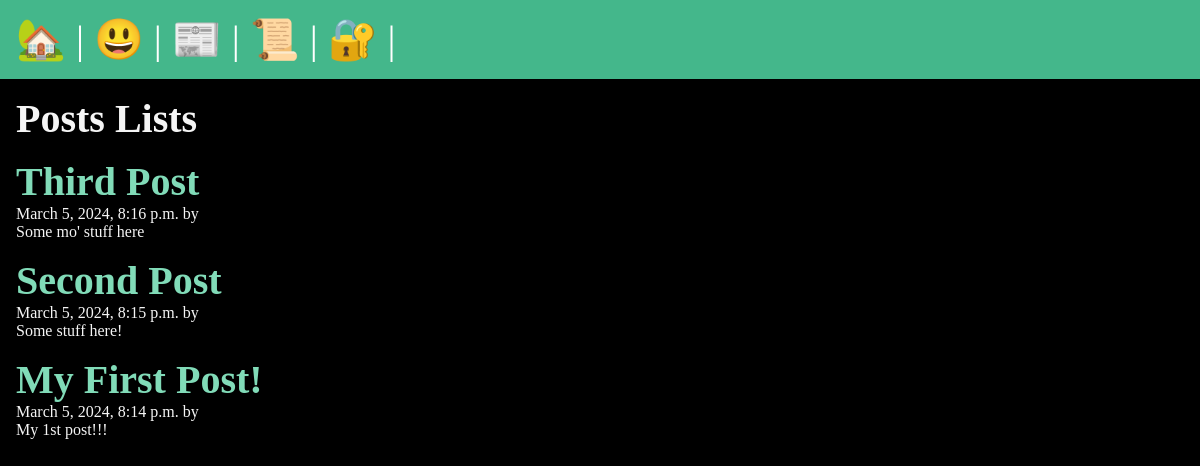
The page /posts/ on the database as committed earlier.
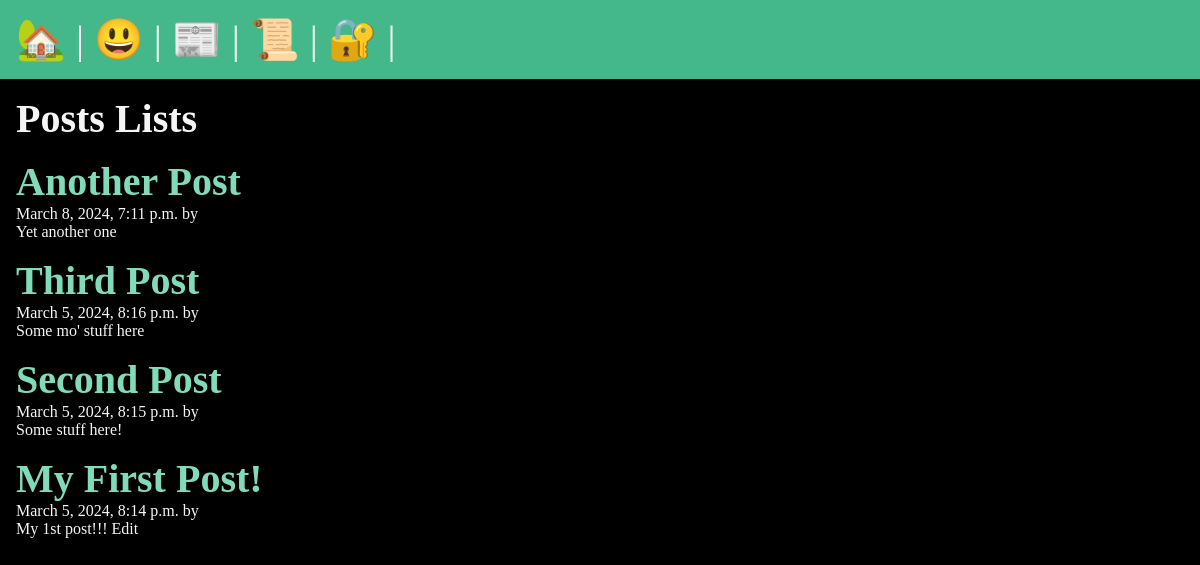
The same page on the database as committed later.
### posts/models.py (models this page shows, shortened)
class Post(models.Model):
    title = models.CharField(max_length=75)
    body = models.TextField()
    slug = models.SlugField()
    date = models.DateTimeField(auto_now_add=True)
    banner = models.ImageField(default='fallback.png', blank=True)
    author = models.ForeignKey(User, on_delete=models.CASCADE, default=None)

### posts/views.py (the view)
# urls.py: path('', views.posts_list, name='list'),
def posts_list(request):
    posts = Post.objects.all().order_by('-date')
    return render(request, 'posts/posts_list.html', {'posts':posts})

### posts/templates/posts/posts_list.html (shortened to what this page needs)
{% extends 'layout.html' %}
{% block content %}
    <section>
        <h1>Posts Lists</h1>
        {% for post in posts %}
            <article class="post">
                <h2>
                    <a href="{% url 'posts:page' slug=post.slug %}">
                        {{ post.title }}
                    </a>
                </h2>
                <p>{{ post.date }} by {{ post.author }}</p>
                <p>{{ post.body }}</p>
            </article>
        {% endfor %}
    </section>
{% endblock content %}

### templates/layout.html (shortened to what this page needs)
<!DOCTYPE html>
{% load static %}
<html lang="en">
<head>
    <link rel="stylesheet" href="{% static 'css/styles.css' %}">
</head>
<body>
    <nav>
        <a href="{% url 'home' %}">
            <span role="img" aria-label="home">🏡</span>
        </a> |
        <a href="{% url 'about' %}">
            <span role="img" aria-label="about">😃</span>
        </a> |
        <a href="{% url 'posts:list'  %}">
            <span role="img" aria-label="post-list">📰</span>
        </a> |
        {% if user.is_authenticated %}
            <a href="{% url 'posts:new-post'  %}">
                <span role="img" aria-label="New post">🆕</span>
            </a> |
            <form class="form" action="{% url 'users:logout' %}" method="POST">
                {% csrf_token %}
                <input type="hidden">
                <button class="logout-button" aria-label="User Logout" title="User Logout">👋</button>
            </form>
        {% else %}
            <a href="{% url 'users:register'  %}">
                <span role="img" aria-label="Register Account">📜</span>
            </a> |
            <a href="{% url 'users:login'  %}">
                <span role="img" aria-label="Login">🔐</span>
            </a> |
        {% endif %}
    </nav>
    <main>
        {% block content%} {% endblock content %}
    </main>
</body>
</html>

Rows that differ between the two databases and show on the page:
added Post: title "Another Post", date "March 8, 2024, 7:11 p.m.", body "Yet another one"
changed Post "My First Post!": body "My 1st post!!!" → "My 1st post!!! Edit"
